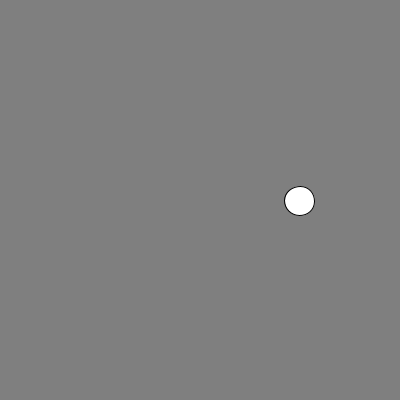
Frame 1 (no input)
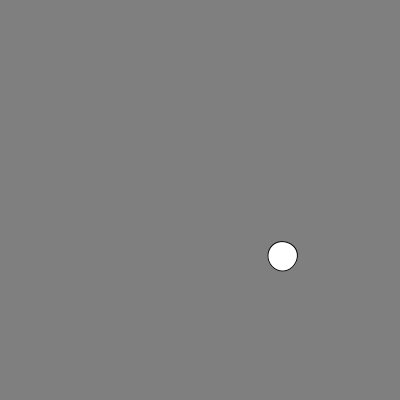
Frame 60 (the mouse pressed at the canvas centre just before this capture)
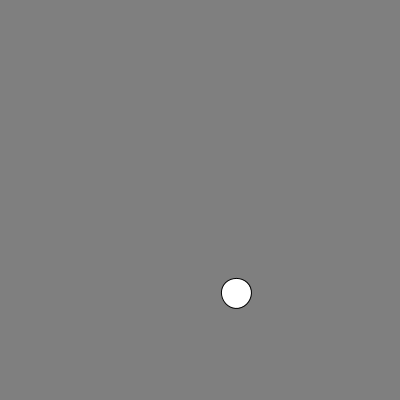
Frame 120 (the mouse held since frame 60 and released just before this capture)

The Processing sketch that drew these frames (run headless with seeded random() and noise(); from frame 60 on, the mouse is pressed at the canvas centre):

// Processing sketch: processing_89726
// ── processing_89726.pde

void setup() {
  size(400,400);
  smooth();
  frameRate(30);
  
} 


void draw() {
  
  background(127);
  
  pushMatrix();
  translate(200,200);
  rotate(frameCount*0.01);
  translate(100,0);
  float mX = screenX(0,0);
  float mY = screenY(0,0);
 
  
  float distance = dist(mX,mY,mouseX,mouseY);
  if ( distance < 15 ) fill(255,0,0);
  else fill(255);
  
  ellipse(0,0,30,30);
  popMatrix();
  
}
